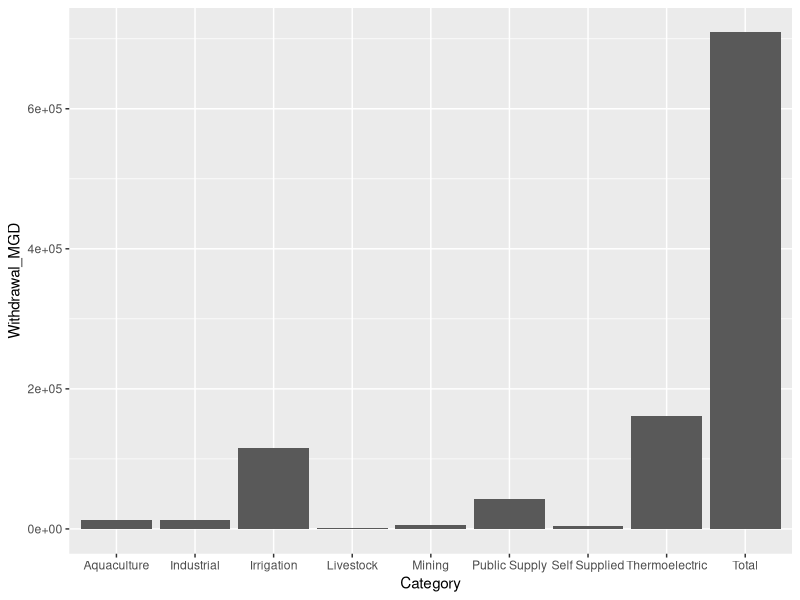
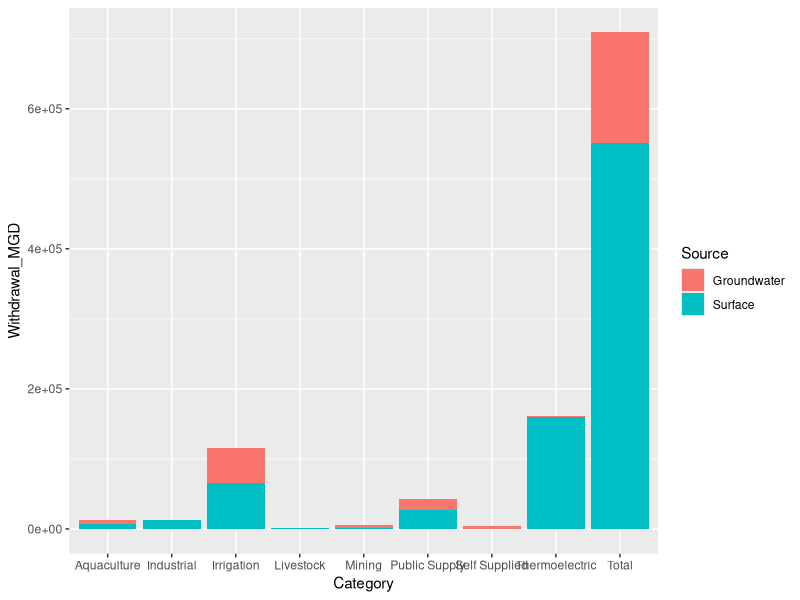
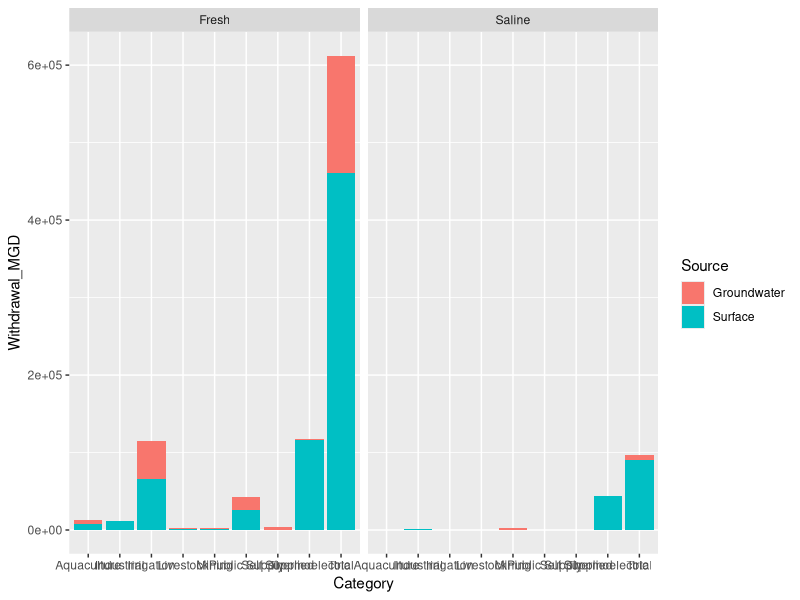
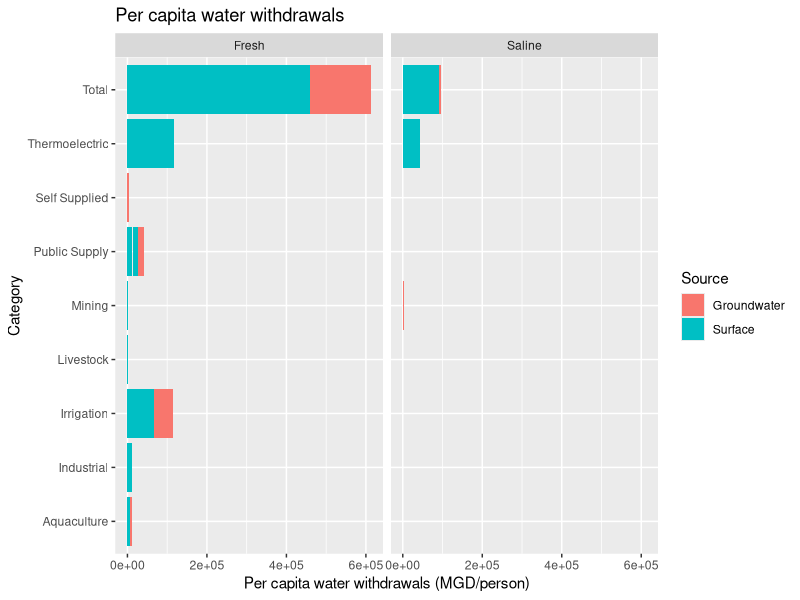
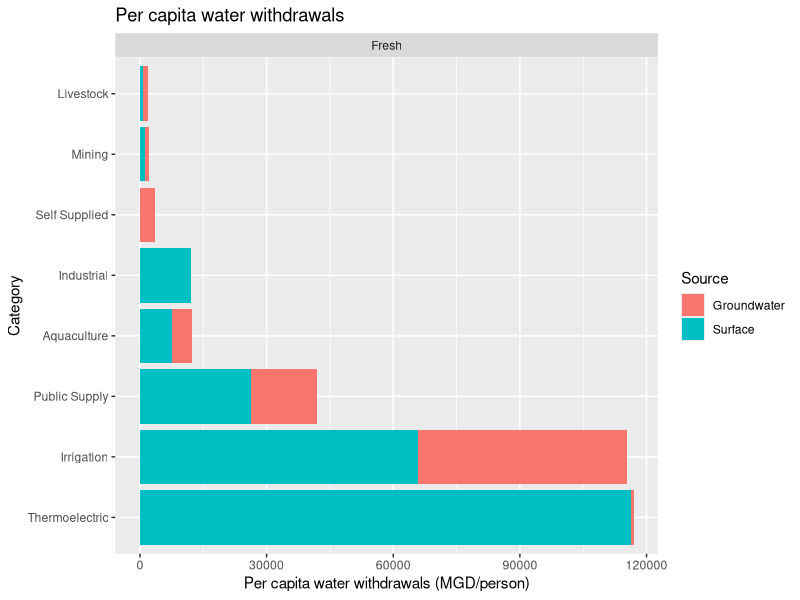
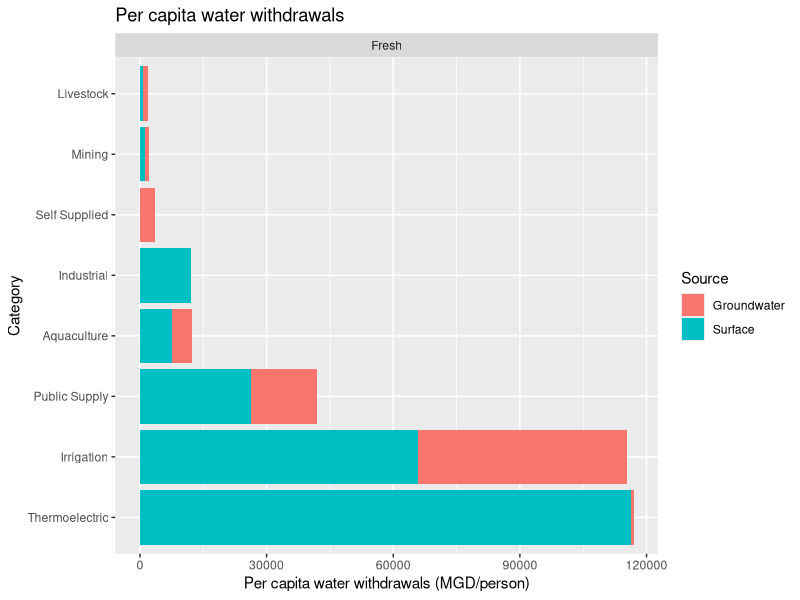

The R source for these figures, in order:
## ---- chunk 1
knitr::opts_chunk$set(echo = TRUE)
## ---- chunk 2
library(tidyverse)
library(ggplot2)
## ---- chunk 3
water.data <- readxl::read_excel('./data/State_Data_Formatted.xlsx','WaterUse')
str(water.data)

popn.data <- readxl::read_excel('./data/State_Data_Formatted.xlsx','Population')
str(popn.data)
## ---- chunk 4
water.data$Withdrawal_MGD <- as.double(water.data$Withdrawal_MGD)
str(water.data)
## ---- chunk 5
all.data <- inner_join(water.data,
                       popn.data,
                       by=c("State"= "STATE"))
## ---- chunk 6
g <- ggplot(water.data) 
g + geom_col(aes(x=Category, y=Withdrawal_MGD))
## ---- chunk 7
g <- ggplot(all.data) 
g + geom_col(aes(x=Category, 
                 y=Withdrawal_MGD,
                 fill=Source))
## ---- chunk 8
ggplot(all.data) +
 geom_col(aes(x=Category, 
                y=Withdrawal_MGD,
                fill=Source)) +
 facet_grid(facets=.~Type)
## ---- chunk 9
ggplot(data=all.data) + 
 geom_col(aes(x=Category,
              y=Withdrawal_MGD,
              fill=Source)) + 
 facet_grid(facets=.~Type) +
 ggtitle('Per capita water withdrawals') + 
 ylab("Per capita water withdrawals (MGD/person)") +
 coord_flip()
## ---- chunk 10
subset.data <-  filter(all.data, Category != "Total" & Type == "Fresh")
subset.data$Category = as.factor(subset.data$Category)
str(subset.data)
## ---- chunk 11
#Convert the Category variable to a factor
subset.data$Category = as.factor(subset.data$Category)
#Sort base onm this category
subset.data$Category <-  fct_reorder(.f=subset.data$Category,       #Sort the Category values
                                     .x=subset.data$Withdrawal_MGD, #...based on values in the Withdrawal_MGD column
                                     .fun=sum)                      #...using their grouped sums
#Reverse the sort order
subset.data$Category <- fct_rev(subset.data$Category)
## ---- chunk 12
ggplot(data=subset.data) + 
 geom_col(aes(x=Category,
              y=Withdrawal_MGD,
              fill=Source)) + 
 facet_grid(facets=.~Type) +
 ggtitle('Per capita water withdrawals') + 
 ylab("Per capita water withdrawals (MGD/person)") +
 coord_flip()
## ---- chunk 13
#Create the plot
p <- ggplot(data=subset.data) + 
       geom_col(aes(x=Category,
                    y=Withdrawal_MGD,
                    fill=Source)) + 
       facet_grid(facets=.~Type) +
       ggtitle('Per capita water withdrawals') + 
       ylab("Per capita water withdrawals (MGD/person)") +
       coord_flip()

#Save the plot
ggsave(filename="PlotFrom_R.png",plot=p,width=10,heigh=3)
